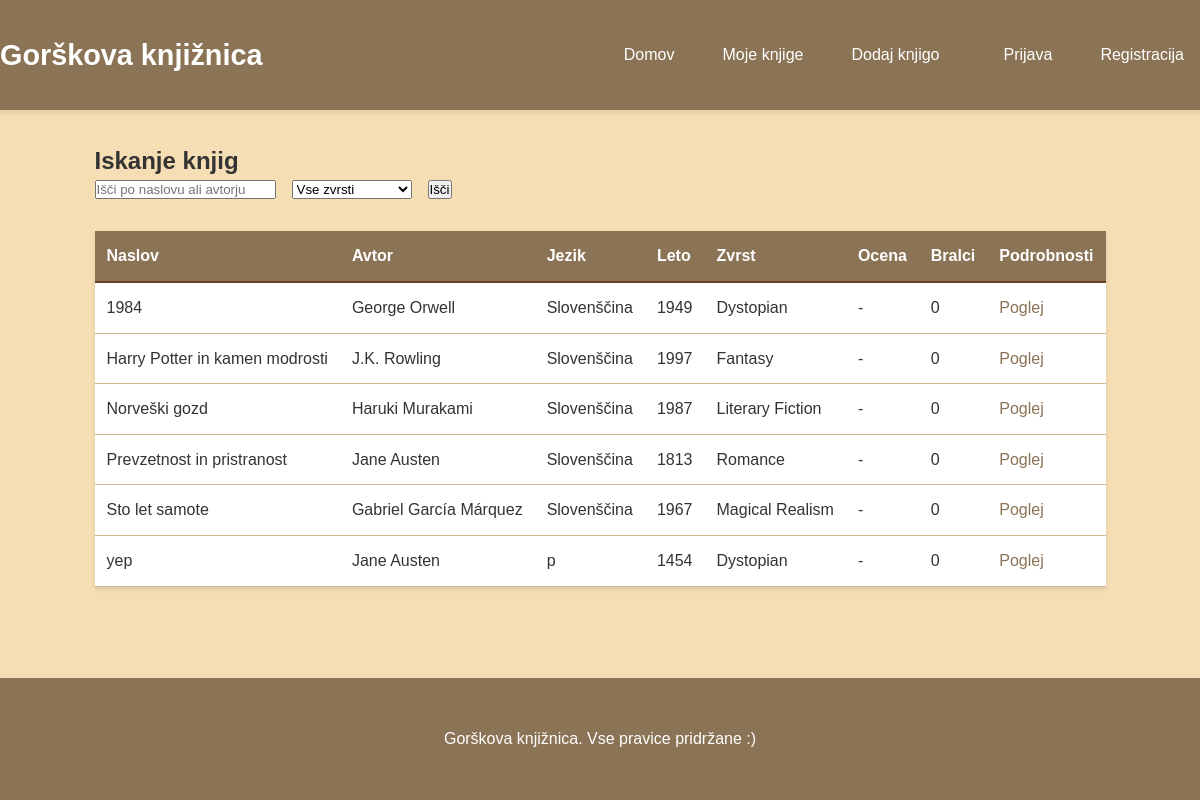
The page / on the database its author committed.
### tables this page shows
CREATE TABLE `books` (
  `books_id` int(11) NOT NULL,
  `title` varchar(255) NOT NULL,
  `language` varchar(50) DEFAULT NULL,
  `publication_year` int(11) DEFAULT NULL,
  `edition_number` varchar(20) DEFAULT NULL,
  `added_by` int(11) DEFAULT NULL,
  `genre_id` int(11) DEFAULT NULL,
  `authors_id` int(11) DEFAULT NULL
);

CREATE TABLE `authors` (
  `authors_id` int(11) NOT NULL,
  `first_name` varchar(50) NOT NULL,
  `last_name` varchar(50) NOT NULL
);

CREATE TABLE `genres` (
  `genre_id` int(11) NOT NULL,
  `name` varchar(50) NOT NULL,
  `description` text DEFAULT NULL
);

### index.php (the view, shortened to what this page needs)
<?php
require_once 'config.php';
$search = isset($_GET['search']) ? mysqli_real_escape_string($conn, trim($_GET['search'])) : '';
$query = "SELECT b.*,
          AVG(ubs.rating) as avg_rating,
          COUNT(ubs.user_id) as total_readers,
          a.first_name as author_first_name,
          a.last_name as author_last_name,
          g.name as genre_name
          FROM books b
          LEFT JOIN users_books_status ubs ON b.books_id = ubs.books_id AND ubs.status = 'read'
          JOIN authors a ON b.authors_id = a.authors_id
          JOIN genres g ON b.genre_id = g.genre_id";
$query .= " GROUP BY b.books_id ORDER BY b.title";
$result = mysqli_query($conn, $query);
?>
<?php include 'header.php'; ?>
<h2>Iskanje knjig</h2>
<form method="GET" action="" class="search-form">
    <input type="text" name="search" placeholder="Išči po naslovu ali avtorju" value="<?php echo htmlspecialchars($search); ?>">
    <select name="genre">
        <option value="">Vse zvrsti</option>
    </select>
    <input type="submit" value="Išči">
</form>
<table class="books-table">
    <tr>
        <th>Naslov</th>
        <th>Avtor</th>
        <th>Jezik</th>
        <th>Leto</th>
        <th>Zvrst</th>
        <th>Ocena</th>
        <th>Bralci</th>
        <th>Podrobnosti</th>
    </tr>
    <?php while ($book = mysqli_fetch_assoc($result)): ?>
        <tr>
            <td><?php echo htmlspecialchars($book['title']); ?></td>
            <td><?php echo htmlspecialchars($book['author_first_name'] . ' ' . $book['author_last_name']); ?></td>
            <td><?php echo htmlspecialchars($book['language']); ?></td>
            <td><?php echo (int)$book['publication_year']; ?></td>
            <td><?php echo htmlspecialchars($book['genre_name']); ?></td>
            <td><?php echo $book['avg_rating'] ? number_format($book['avg_rating'], 1) : '-'; ?></td>
            <td><?php echo (int)$book['total_readers']; ?></td>
            <td><a href="book_details.php?id=<?php echo (int)$book['books_id']; ?>">Poglej</a></td>
        </tr>
    <?php endwhile; ?>
</table>
<?php include 'footer.php'; ?>

### header.php (shortened to what this page needs)
<!DOCTYPE html>
<html lang="sl">
<head>
    <link rel="stylesheet" href="style.css">
</head>
<body>
    <header>
        <div class="container">
            <div class="logo">
                <h1>Gorškova knjižnica</h1>
            </div>
            <nav>
                <ul class="nav-links">
                    <li><a href="index.php">Domov</a></li>
                    <li><a href="#">Moje knjige</a></li>
                    <li><a href="#">Dodaj knjigo</a></li>
                </ul>
                <ul class="auth-links">
                        <li><a href="#">Prijava</a></li>
                        <li><a href="#">Registracija</a></li>
                </ul>
            </nav>
        </div>
    </header>
    <main>

### footer.php
    </main>
    <footer>
        <div class="container">
            <p>Gorškova knjižnica. Vse pravice pridržane :)</p>
        </div>
    </footer>
</body>
</html>

### style.css (style rules this page uses)
* { margin: 0; padding: 0; box-sizing: border-box; }
html, body { height: 100%; }
body { font-family: Arial, sans-serif; line-height: 1.6; color: #333; background-color: #F5DEB3; display: flex; flex-direction: column; min-height: 100vh; }
header { background-color: #8B7355; color: #FFFFFF; padding: 2rem 0; box-shadow: 0 2px 5px rgba(0,0,0,0.1); }
header .container { display: flex; justify-content: space-between; align-items: center; }
.logo h1 { margin: 0; font-size: 1.8rem; color: #FFFFFF; }
nav { display: flex; align-items: center; gap: 2rem; }
.nav-links, .auth-links { display: flex; list-style: none; align-items: center; gap: 1rem; }
.nav-links a, .auth-links a { color: #FFFFFF; text-decoration: none; padding: 0.5rem 1rem; }
main { max-width: 1200px; margin: 2rem auto; padding: 0 1rem; flex: 1 0 auto; }
.search-form { margin-bottom: 2rem; display: flex; gap: 1rem; align-items: center; }
.books-table { width: 100%; border-collapse: collapse; margin-top: 1rem; background-color: #FFFFFF; box-shadow: 0 2px 4px rgba(0,0,0,0.1); }
.books-table th { background-color: #8B7355; color: #FFFFFF; padding: 0.75rem; text-align: left; border-bottom: 2px solid #654321; }
.books-table td { padding: 0.75rem; border-bottom: 1px solid #D2B48C; background-color: #FFFFFF; }
.books-table tr { background-color: #FFFFFF; }
.books-table a { color: #8B7355; text-decoration: none; }
footer { background-color: #8B7355; color: #FFFFFF; text-align: center; padding: 3rem; margin-top: 2rem; flex-shrink: 0; }

### rows shown on the page
books: title "1984", authors.last_name "George Orwell", language "Slovenščina", publication_year "1949", genre.name "Dystopian", total_readers "0"
books: title "Harry Potter in kamen modrosti", authors.last_name "J.K. Rowling", language "Slovenščina", publication_year "1997", genre.name "Fantasy", total_readers "0"
books: title "Norveški gozd", authors.last_name "Haruki Murakami", language "Slovenščina", publication_year "1987", genre.name "Literary Fiction", total_readers "0"
books: title "Prevzetnost in pristranost", authors.last_name "Jane Austen", language "Slovenščina", publication_year "1813", genre.name "Romance", total_readers "0"
books: title "Sto let samote", authors.last_name "Gabriel García Márquez", language "Slovenščina", publication_year "1967", genre.name "Magical Realism", total_readers "0"
books: title "yep", authors.last_name "Jane Austen", language "p", publication_year "1454", genre.name "Dystopian", total_readers "0"
